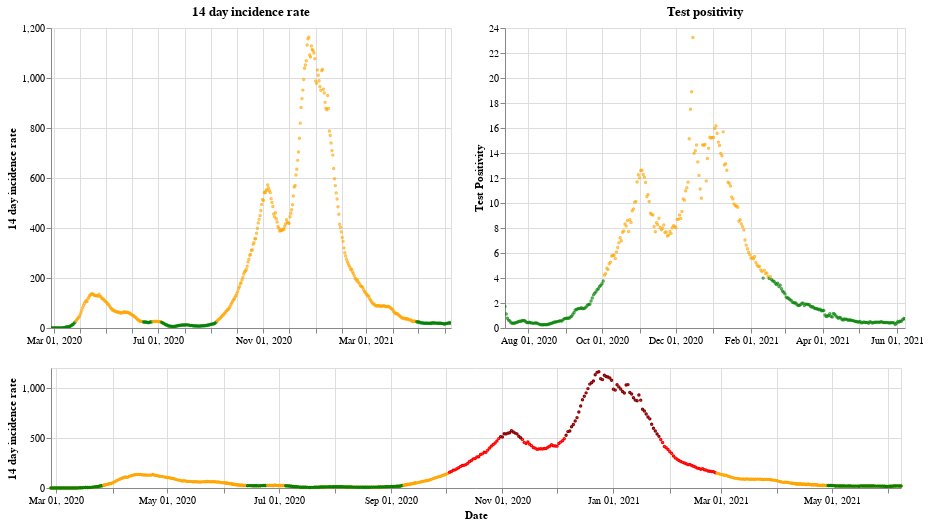

This figure's notebook cell:
### Markdown cell above
## Wales

### Code cell
plot_traffic_light('Wales')

### Figure 1 — Vega-Lite specification as saved in the notebook (floating-point values rounded to 4 significant figures; data arrays with more than 128 entries replaced by an {"elided": "..."} marker saying what was removed)
{"config": {"view": {"continuousWidth": 400, "continuousHeight": 300}}, "vconcat": [{"hconcat": [{"mark": {"type": "point", "size": 2}, "encoding": {"color": {"condition": {"value": "green", "test": "(datum.twoWeeklyCasesRate <= 25)"}, "value": "orange"}, "tooltip": [{"type": "nominal", "field": "areaName"}, {"type": "temporal", "field": "date"}, {"type": "quantitative", "field": "twoWeeklyCasesRate"}, {"type": "quantitative", "field": "testPositivity"}], "x": {"type": "temporal", "axis": {"title": ""}, "field": "date", "scale": {"domain": {"selection": "DateBrush"}}, "timeUnit": "yearmonthdate"}, "y": {"type": "quantitative", "axis": {"title": "14 day incidence rate"}, "field": "twoWeeklyCasesRate"}}, "title": "14 day incidence rate", "width": 400}, {"mark": {"type": "point", "size": 2}, "encoding": {"color": {"condition": {"value": "green", "test": "(datum.testPositivity <= 4)"}, "value": "orange"}, "tooltip": [{"type": "nominal", "field": "areaName"}, {"type": "temporal", "field": "date"}, {"type": "quantitative", "field": "twoWeeklyCasesRate"}, {"type": "quantitative", "field": "testPositivity"}], "x": {"type": "temporal", "axis": {"title": ""}, "field": "date", "scale": {"domain": {"selection": "DateBrush"}}, "timeUnit": "yearmonthdate"}, "y": {"type": "quantitative", "axis": {"title": "Test Positivity"}, "field": "testPositivity"}}, "title": "Test positivity", "width": 400}]}, {"layer": [{"mark": {"type": "point", "size": 2}, "encoding": {"color": {"condition": {"value": "orange", "test": "((50 && datum.twoWeeklyCasesRate) < 150)"}, "value": "red"}, "opacity": {"condition": {"value": 1, "test": "((50 && datum.twoWeeklyCasesRate) < 500)"}, "value": 0}, "tooltip": [{"type": "nominal", "field": "areaName"}, {"type": "temporal", "field": "date"}, {"type": "quantitative", "field": "twoWeeklyCasesRate"}, {"type": "quantitative", "field": "testPositivity"}], "x": {"type": "temporal", "axis": {"title": "Date"}, "field": "date", "timeUnit": "yearmonthdate"}, "y": {"type": "quantitative", "axis": {"title": "14 day incidence rate"}, "field": "twoWeeklyCasesRate"}}, "selection": {"DateBrush": {"type": "interval", "encodings": ["x"], "fields": ["Time"]}}, "width": 850}, {"mark": {"type": "point", "size": 2}, "encoding": {"color": {"value": "darkred"}, "opacity": {"condition": {"value": 1, "test": "(datum.twoWeeklyCasesRate >= 500)"}, "value": 0}, "tooltip": [{"type": "nominal", "field": "areaName"}, {"type": "temporal", "field": "date"}, {"type": "quantitative", "field": "twoWeeklyCasesRate"}, {"type": "quantitative", "field": "testPositivity"}], "x": {"type": "temporal", "axis": {"title": "Date"}, "field": "date", "timeUnit": "yearmonthdate"}, "y": {"type": "quantitative", "axis": {"title": "14 day incidence rate"}, "field": "twoWeeklyCasesRate"}}, "width": 400}, {"mark": {"type": "point", "size": 2}, "encoding": {"color": {"condition": {"value": "green", "test": "((4 && datum.twoWeeklyCasesRate) < 25)"}, "value": "orange"}, "opacity": {"condition": {"value": 1, "test": "(datum.twoWeeklyCasesRate < 50)"}, "value": 0}, "tooltip": [{"type": "nominal", "field": "areaName"}, {"type": "temporal", "field": "date"}, {"type": "quantitative", "field": "twoWeeklyCasesRate"}, {"type": "quantitative", "field": "testPositivity"}], "x": {"type": "temporal", "axis": {"title": "Date"}, "field": "date", "timeUnit": "yearmonthdate"}, "y": {"type": "quantitative", "axis": {"title": "14 day incidence rate"}, "field": "twoWeeklyCasesRate"}}, "width": 400}], "height": 120, "width": 800}], "data": {"name": "data-f9f41f167a5372eb19a22e819f0c74e6"}, "$schema": "https://vega.github.io/schema/vega-lite/v4.8.1.json", "datasets": {"data-f9f41f167a5372eb19a22e819f0c74e6": {"elided": "468 records"}}}
